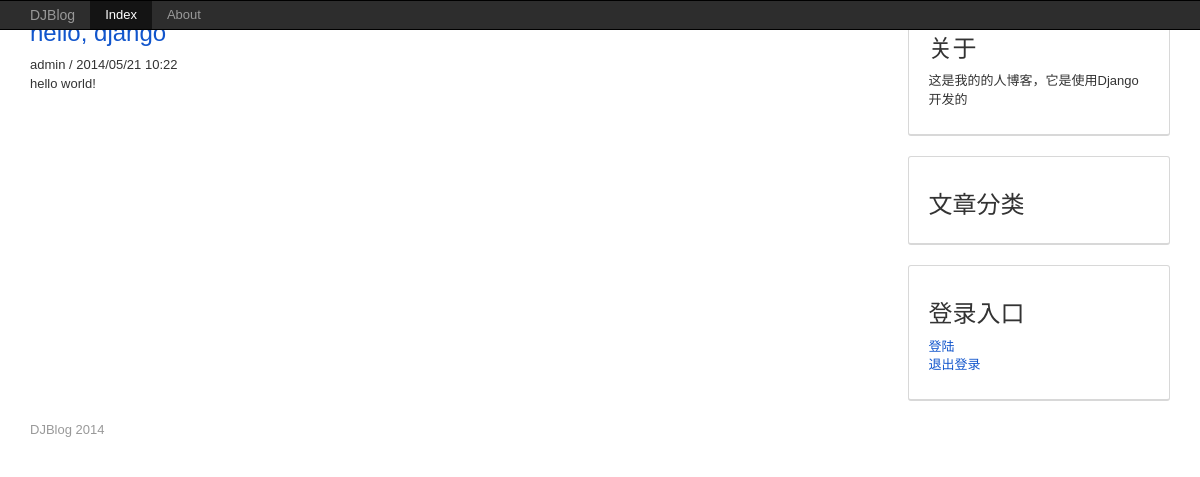
/post/1, run on an earlier commit of the app's database.
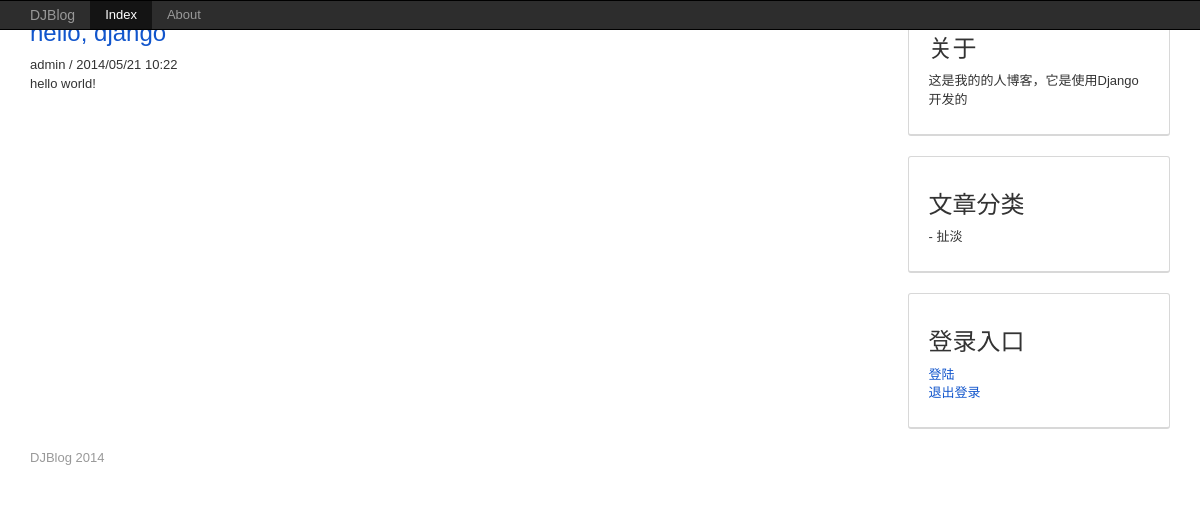
And on a later commit of the database.
### blog/models.py (models this page shows, shortened)
class Category(models.Model):
    name = models.CharField(u'文章分类', max_length=64)
    class Meta:
        ordering = ['-id']

### blog/views.py (the view)
# urls.py: url(r'^post/(?P<pk>\d+)$', 'blog.views.post', name='post'),
def post(request, pk):
    post = get_object_or_404(Post, pk=pk)
    return render_to_response('blog/post.html',
        {'post': post,
        'categories': categories
        },
        context_instance=RequestContext(request))

### templates/blog/post.html (shortened to what this page needs)
{% extends "base.html" %}
{% block content %}
{% include "blog/_post.html" %}
{% endblock %}
{% block rightside %}
{% include "blog/_side.html" %}
{% endblock %}

### templates/blog/_side.html
<div class="panel panel-default">
  <div class="panel-body">
    <h3>关于</h3>
    <p>这是我的的人博客，它是使用Django开发的</p>
  </div>
</div>
<div class="panel panel-default">
  <div class="panel-body">
    <h3>文章分类</h3>
    {% if categories %}
    <ul class="list-unstyled">
    {% for c in categories %}
      <li>- {{c.name|safe }}</li>
    {% endfor %}
    </ul>
    {% endif %}
  </div>
</div>
<div class="panel panel-default">
  <div class="panel-body">
    <h3>登录入口</h3>
    <p>
      <a href="/admin">登陆</a><br />
      <a href="/admin/loginout">退出登录</a>
    </p>
  </div>
</div>

What changed in the data, as far as the page shows it:
added Category: name "扯淡"
